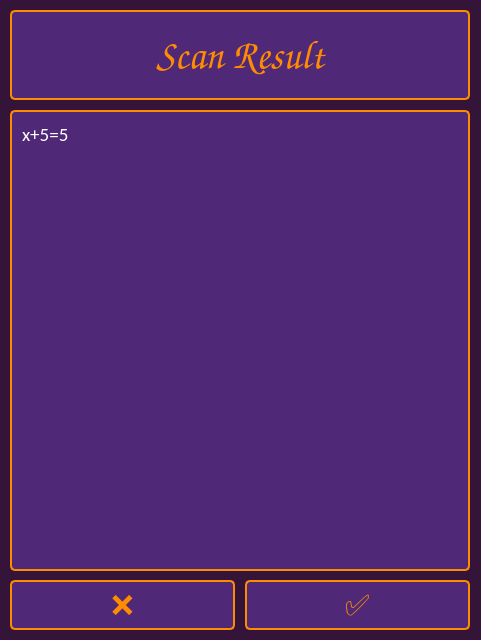
<?xml version="1.0" encoding="UTF-8"?>
<ui version="4.0">
 <class>scanConfirmWindow</class>
 <widget class="QDialog" name="scanConfirmWindow">
  <property name="geometry">
   <rect>
    <x>0</x>
    <y>0</y>
    <width>481</width>
    <height>640</height>
   </rect>
  </property>
  <property name="windowTitle">
   <string>Dialog</string>
  </property>
  <property name="styleSheet">
   <string notr="true">QDialog {
    background-color: rgb(52, 21, 57);
}</string>
  </property>
  <widget class="QWidget" name="mWindow" native="true">
   <property name="geometry">
    <rect>
     <x>0</x>
     <y>0</y>
     <width>480</width>
     <height>640</height>
    </rect>
   </property>
   <property name="styleSheet">
    <string notr="true">QWidget {
    background-color: rgb(52, 21, 57);
}</string>
   </property>
   <widget class="QLabel" name="scanResultTitleLabel">
    <property name="geometry">
     <rect>
      <x>10</x>
      <y>10</y>
      <width>460</width>
      <height>90</height>
     </rect>
    </property>
    <property name="font">
     <font>
      <family>Comic Sans MS</family>
      <pointsize>30</pointsize>
     </font>
    </property>
    <property name="styleSheet">
     <string notr="true">QLabel {
    border: 2px solid rgb(255, 140, 0);       /* darker purple border */
    border-radius: 5px;
    padding: 6px;
    color: rgb(255, 140, 0);                 /* orange text */
    background-color: rgb(80, 40, 120);      /* darker purple background */
}</string>
    </property>
    <property name="text">
     <string>Scan Result</string>
    </property>
    <property name="alignment">
     <set>Qt::AlignmentFlag::AlignCenter</set>
    </property>
   </widget>
   <widget class="QLabel" name="scanResultLabel">
    <property name="geometry">
     <rect>
      <x>10</x>
      <y>110</y>
      <width>460</width>
      <height>461</height>
     </rect>
    </property>
    <property name="font">
     <font>
      <family>Calibri</family>
      <pointsize>14</pointsize>
     </font>
    </property>
    <property name="styleSheet">
     <string notr="true">QLabel {
    border: 2px solid rgb(255, 140, 0);       /* darker purple border */
    border-radius: 5px;
    padding: 6px;
    color: white;                 /* orange text */
    background-color: rgb(80, 40, 120);      /* darker purple background */
}</string>
    </property>
    <property name="text">
     <string>&lt;html&gt;&lt;head/&gt;&lt;body&gt;&lt;p&gt;x+5=5&lt;/p&gt;&lt;/body&gt;&lt;/html&gt;</string>
    </property>
    <property name="alignment">
     <set>Qt::AlignmentFlag::AlignLeading|Qt::AlignmentFlag::AlignLeft|Qt::AlignmentFlag::AlignTop</set>
    </property>
   </widget>
   <widget class="QPushButton" name="backButton">
    <property name="geometry">
     <rect>
      <x>10</x>
      <y>580</y>
      <width>225</width>
      <height>50</height>
     </rect>
    </property>
    <property name="font">
     <font>
      <family>Calibri</family>
      <pointsize>22</pointsize>
     </font>
    </property>
    <property name="styleSheet">
     <string notr="true">QPushButton {
    border: 2px solid rgb(255, 140, 0);       /* darker purple border */
    border-radius: 5px;
    padding: 6px;
    color: rgb(255, 140, 0);                 /* orange text */
    background-color: rgb(80, 40, 120);      /* darker purple background */
}</string>
    </property>
    <property name="text">
     <string>❌</string>
    </property>
   </widget>
   <widget class="QPushButton" name="nextButton">
    <property name="geometry">
     <rect>
      <x>245</x>
      <y>580</y>
      <width>225</width>
      <height>50</height>
     </rect>
    </property>
    <property name="font">
     <font>
      <family>Calibri</family>
      <pointsize>22</pointsize>
     </font>
    </property>
    <property name="styleSheet">
     <string notr="true">QPushButton {
    border: 2px solid rgb(255, 140, 0);       /* darker purple border */
    border-radius: 5px;
    padding: 6px;
    color: rgb(255, 140, 0);                 /* orange text */
    background-color: rgb(80, 40, 120);      /* darker purple background */
}</string>
    </property>
    <property name="text">
     <string>✅</string>
    </property>
   </widget>
  </widget>
 </widget>
 <resources/>
 <connections/>
</ui>
